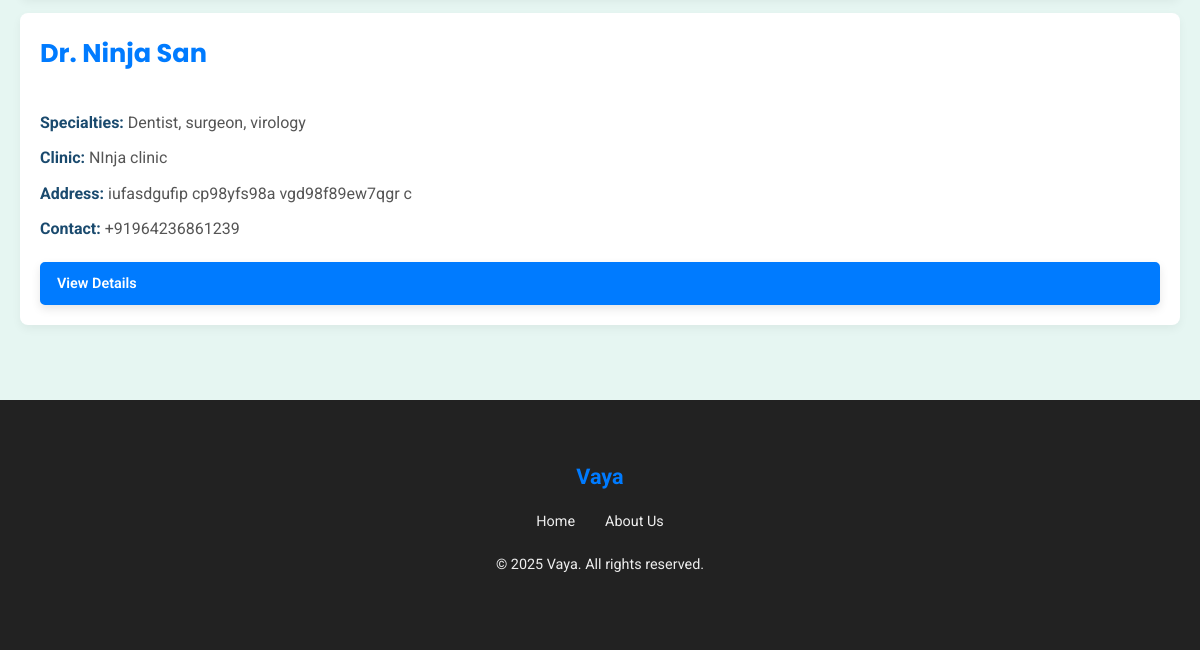
The app's page /doctors/ (lower part), older data.
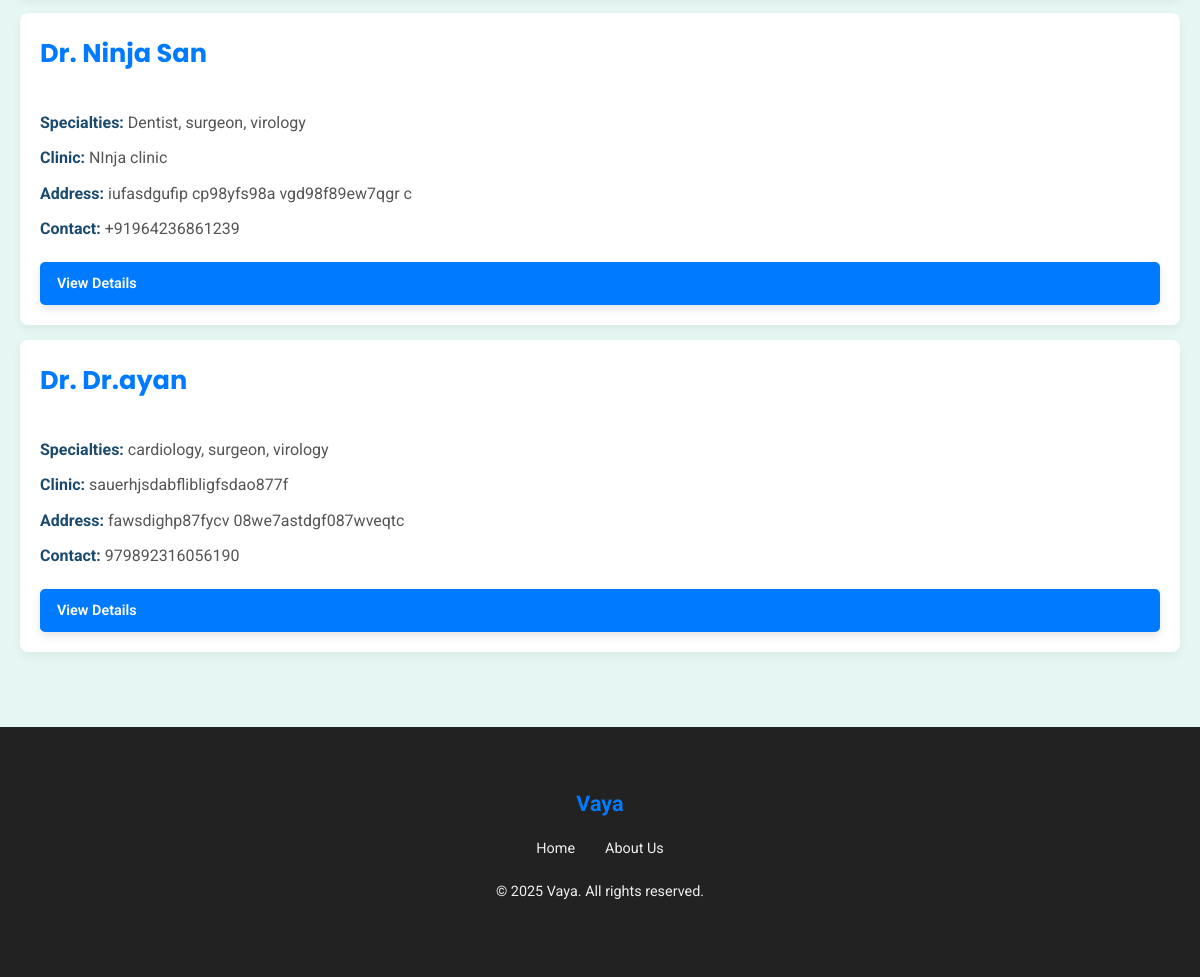
The same page, newer data.
### doctors/models.py (models this page shows, shortened)
class Doctor(models.Model):
    user = models.OneToOneField(settings.AUTH_USER_MODEL, on_delete=models.CASCADE, related_name='doctor_login_profile', null=True, blank=True)
    clinic_name = models.CharField(max_length=200)
    clinic_address = models.TextField()
    full_name = models.CharField(max_length=255)
    contact_email = models.EmailField(unique=True, default='')
    contact_phone = models.CharField(max_length=15, unique=True)
    qualifications = models.TextField(blank=True, null=True)
    specialties = models.ManyToManyField(Specialty, related_name='doctors')
    is_approved = models.BooleanField(default=False)
    created_at = models.DateTimeField(auto_now_add=True)
    DAYS_OF_WEEK_CHOICES = (
        ('Monday', 'Monday'),
        ('Tuesday', 'Tuesday'),
        ('Wednesday', 'Wednesday'),
        ('Thursday', 'Thursday'),
        ('Friday', 'Friday'),
        ('Saturday', 'Saturday'),
        ('Sunday', 'Sunday'),
    )
    working_days = models.CharField(max_length=100, blank=True, null=True, help_text="Comma-separated list of working days (e.g., Monday,Tuesday,Friday)")
    start_time = models.TimeField(blank=True, null=True)
    end_time = models.TimeField(blank=True, null=True)

class Specialty(models.Model):
    name = models.CharField(max_length=100, unique=True)
    class Meta:
        verbose_name_plural = "Specialties"
        ordering = ['name']

### doctors/views.py (the view)
# urls.py: path('', views.doctor_list, name='doctor_list'),
def doctor_list(request):
    doctors = Doctor.objects.filter(is_approved=True)
    query = request.GET.get('q')
    specialty_name = request.GET.get('specialty')
    if query:
        doctors = doctors.filter(
            Q(full_name__icontains=query) |
            Q(clinic_name__icontains=query)
        )
    if specialty_name and specialty_name != 'All Specialties':
        doctors = doctors.filter(specialties__name__iexact=specialty_name)
    doctors = doctors.prefetch_related('specialties').distinct()
    specialties = Specialty.objects.all().order_by('name')
    context = {
        'doctors': doctors,
        'specialties': specialties,
        'current_query': query,
        'current_specialty': specialty_name,
    }
    return render(request, 'doctors/doctor_list.html', context)

### templates/doctors/doctor_list.html (shortened to what this page needs)
{% extends 'base.html' %}
{% block content %}
    <section class="doctor-list-section">
        <div class="container">
            {% if doctors %}
                {% for doctor in doctors %}
                    <div class="doctor-card">
                        <h3>Dr. {{ doctor.full_name }}</h3>
                        <p><strong>Specialties:</strong>
                            {% for specialty in doctor.specialties.all %}
                                {{ specialty.name }}{% if not forloop.last %}, {% endif %}
                            {% empty %}
                                N/A
                            {% endfor %}
                        </p>
                        <p><strong>Clinic:</strong> {{ doctor.clinic_name }}</p>
                        <p><strong>Address:</strong> {{ doctor.clinic_address }}</p>
                        <p><strong>Contact:</strong> {{ doctor.contact_phone }}</p>
                        <a href="{% url 'doctor_detail' doctor.id %}" class="btn-primary" style="padding: 8px 15px; margin-top: 10px; font-size: 0.9em;">View Details</a>
                    </div>
                {% endfor %}
            {% else %}
                <p class="no-doctors">No doctors found matching your criteria.</p>
            {% endif %}
        </div>
    </section>
{% endblock %}

Row changes from the older to the newer data that the page shows:
added Doctor: full_name "Dr.ayan", clinic_name "sauerhjsdabflibligfsdao877f", clinic_address "fawsdighp87fycv 08we7astdgf087wveqtc", contact_phone "979892316056190", Specialty (name "surgeon"), Specialty (name "virology")
now on this page (row unchanged): Specialty: name "cardiology", shown under "Dr.ayan"
